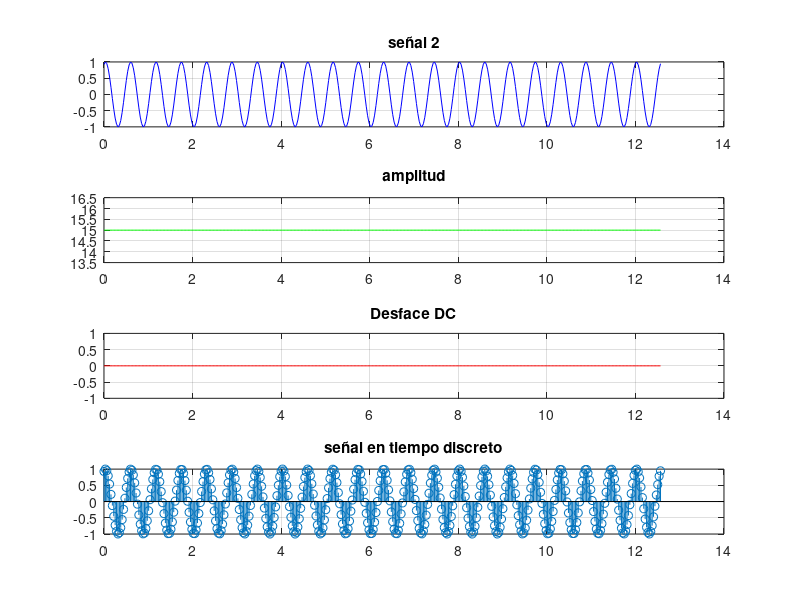

Write MATLAB code to recreate this figure.
% 𝑚(𝑡)=A+20*sin(2*pi*B*t+45*pi/180)+15*cos(2*pi*30*t+C);
% graficar con el simulador en el dominio del tiempo, 
% así como su espectro bilateral de frecuencia.
clear all;
close all;
A=6; %ultimo digido del número de cédula
B=16; %dos últimos digitos del número de cédula
C=(A+B)*pi/180; %variable para el angulo del coseno en radianes
resolution=400; %resolucion del muestreo del eje independiente
T=2*pi; %tiempo a graficar
t=linspace(0,2*T,resolution); %vector de tiempo como variable independiente

%Analizando la segunda parte 15*cos(2*pi*30*t+C)
%A=Desface DC
Amplitud2=15; %20=Amplitud
w2=2*pi*30; %frecuencia
s2=cos(w2*t+C); % señal cos(2*pi*30*t+C) 
                           % a terminos de coseno
figure (2); %separa la figura a imprimir
subplot(4,1,1);
plot (t,s2,'b'); %imprime en pantalla
title ("señal 2"), grid on;
subplot(4,1,2);
for i=1:resolution
DC(i)=0;
Amp(i)=Amplitud2;
end
plot (t,Amp,'g'); %imprime en pantalla
title ("amplitud"), grid on;
subplot(4,1,3);
plot (t,DC,'r'); %imprime en pantalla
title ("Desface DC"), grid on;
subplot(4,1,4);
stem(t,s2); %imprime en pantalla
title ("señal en tiempo discreto"), grid on;